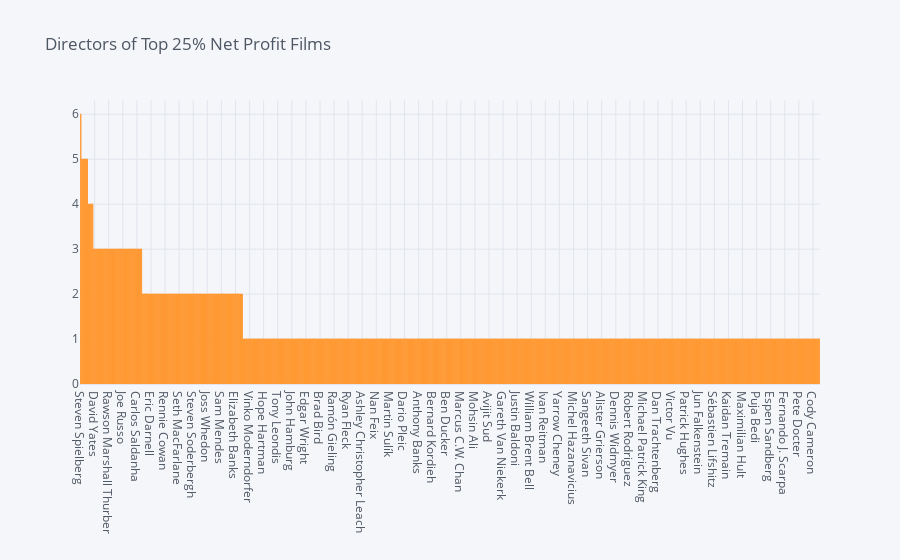

The code cell stored with this chart in its notebook:
### Code cell
# Conditional probability for finding chances of producing a top netting film 
# given 0 or 1 previous top netting film.
a = len(all_directors.unique())
b = len(top_directors_df)
c = len(top_directors_df.loc[top_directors_df['count'] > 1])
d = len(top_directors_df.loc[top_directors_df['count'] > 2])

print('All directors = a = ' + str(a))
print('Directors of top net profit films = b = ' + str(b))
print('Directors with more than one top net profit film = c = ' + str(c))
print('Directors with more than two top net profit film = d = ' + str(d))

print('Chance of making a top net profit film = b/a = {}%'.format(str(round((100*b/a)))))
print('Chance of making a another top net profit film = c/b = {}%'.format(str(round(100*c/b))))
print('Chance of making a third top net profit film after making two = c/d = {}%'.format(str(round(100*d/c))))

top_directors_df.sort_values('count', ascending=False).\
        iplot(kind='bar', x='director', y='count', title='Directors of Top 25% Net Profit Films')

### Figure 1 — Plotly figure (JSON) as saved in the notebook; plotly's stock layout.template omitted (floating-point values rounded to 4 significant figures; data arrays with more than 128 entries replaced by an {"elided": "..."} marker saying what was removed)
{"data": [{"marker": {"color": "rgba(255, 153, 51, 0.6)", "line": {"color": "rgba(255, 153, 51, 1.0)", "width": 1}}, "name": "count", "orientation": "v", "text": "", "type": "bar", "x": {"elided": "683 str values"}, "y": {"elided": "683 int values"}}], "layout": {"legend": {"bgcolor": "#F5F6F9", "font": {"color": "#4D5663"}}, "paper_bgcolor": "#F5F6F9", "plot_bgcolor": "#F5F6F9", "title": {"font": {"color": "#4D5663"}, "text": "Directors of Top 25% Net Profit Films"}, "xaxis": {"gridcolor": "#E1E5ED", "showgrid": true, "tickfont": {"color": "#4D5663"}, "title": {"font": {"color": "#4D5663"}, "text": ""}, "zerolinecolor": "#E1E5ED"}, "yaxis": {"gridcolor": "#E1E5ED", "showgrid": true, "tickfont": {"color": "#4D5663"}, "title": {"font": {"color": "#4D5663"}, "text": ""}, "zerolinecolor": "#E1E5ED"}}}
